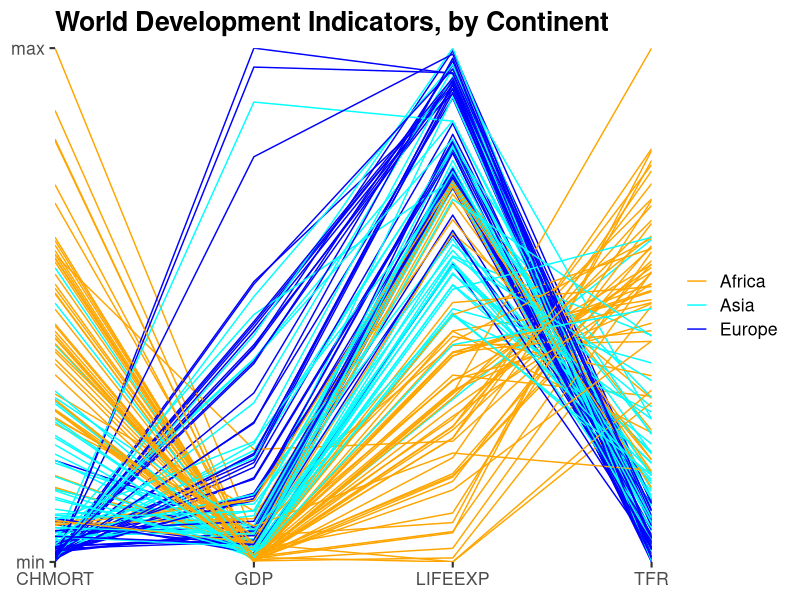

Recreate this plot in R.
## ----parallelgg2----
#+ fig.width = 7, fig.height = 5
library(ggplot2)
library(tidyr)
library(dplyr)
rescale <- function(x) {(x-min(x))/(max(x)-min(x))}
data <- read.csv ("countries2012.csv")
data[,3:6] <- lapply(data[,3:6], rescale)
x <- gather(data, key, value, -COUNTRY, -CONTINENT)
colors6 <- c("orange","cyan","blue","green",
              "black", "red")
colors3 <- colors6[1:3]
x <- x %>% filter(CONTINENT %in% c("Africa","Asia",
                                   "Europe"))
g <- ggplot(x, aes(x = key, y = value, group = COUNTRY,
              color = CONTINENT))
g + geom_line() +coord_cartesian(expand = FALSE) +
    scale_y_continuous(breaks = 0:1,
                       labels = c("min","max")) +
    scale_color_manual(values = colors3) +
    theme_classic(16) +
    theme (axis.line = element_blank(),
           legend.title = element_blank(),
           plot.title = element_text(face = "bold")) +
    ggtitle("World Development Indicators, by Continent") +
    xlab(NULL) + ylab(NULL)
